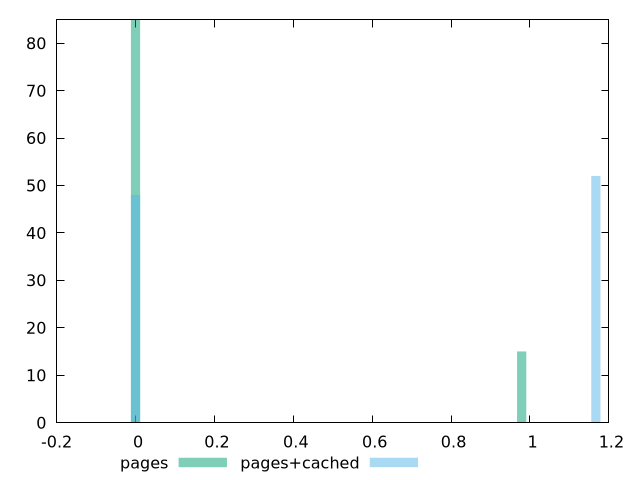

gnuplot code for this plot:
$_empty <<EOF
EOF
$_pages <<EOF
0 85
0.9789798039403426 15
EOF
$_pagesCached <<EOF
0 48
1.167006188819087 52
EOF
set key outside below
set terminal pngcairo
set output "report_00004_2020-11-02T20-21-41.718Z/third-party-summary/third-party-summary_empty_pages_pages+cached+hist.png"
set boxwidth 0.02334012377638174
set style fill transparent solid 0.5 noborder
set yrange [0:85]
plot $_empty title "empty" with boxes ,$_pages title "pages" with boxes ,$_pagesCached title "pages+cached" with boxes ,
